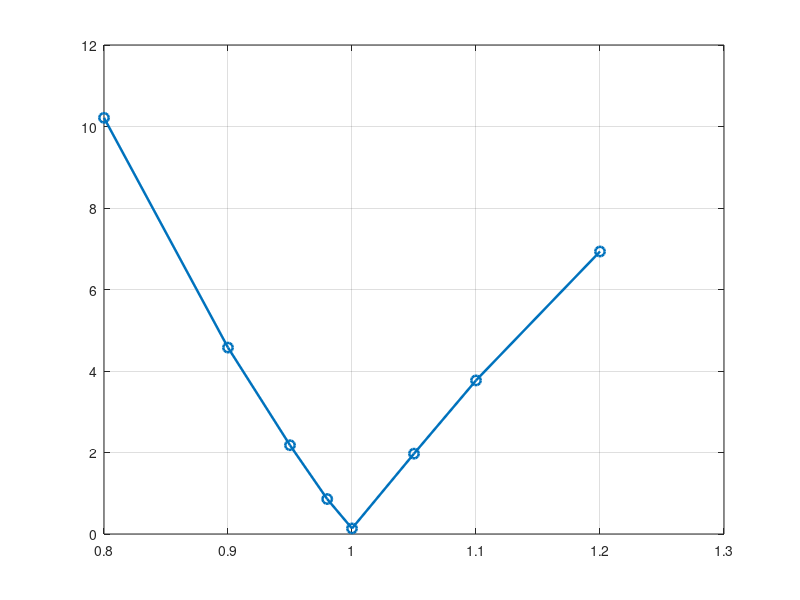

MATLAB code to generate this figure: (Note: this script raises an error after producing the figure.)

clear; clc; close all;

project_root = fileparts(fileparts(mfilename('fullpath')));
addpath(genpath(project_root));

out = fullfile(project_root, 'results', 'figures');
if ~exist(out, 'dir'), mkdir(out); end

%% 1. Joint-velocity execution mismatch

% Results from the completed alpha sweep
alpha = [0.80 0.90 0.95 0.98 1.00 1.05 1.10 1.20];
error_mm = [10.21300 4.574442 2.178637 0.858236 ...
    0.136550 1.971709 3.769085 6.932853];

figure('Color','w');
plot(alpha, error_mm, 'o-', 'LineWidth', 1.8, ...
    'MarkerSize', 7);
hold on; grid on; box on;

xline(1, 'k--', 'Ideal execution', ...
    'LabelVerticalAlignment','bottom');

xlabel('Joint-velocity execution scale \alpha');
ylabel('Final EE tracking-error norm (mm)');
title('Sensitivity to Joint-Velocity Execution Mismatch');

exportgraphics(gcf, fullfile(out, ...
    'ServoMismatch_final_error.png'), 'Resolution',300);


%% 2. Figure 3: unscaled vs 2x attitude feedback

cfg = paper_params();

% Original quaternion feedback (scale = 1)
nonzero_1 = simulate_plant(cfg);
zero_1 = simulate_zero_momentum_plant(cfg);

% Double the attitude-feedback gain in the controller and adaptation error
cfg.lambda_b = 2 * cfg.lambda_b;

nonzero_2 = simulate_plant(cfg);
zero_2 = simulate_zero_momentum_plant(cfg);

figure('Color','w');
hold on; grid on; box on;

plot(zero_1.t, rad2deg(zero_1.theta_b), ...
    'b-', 'LineWidth',1.5);

plot(zero_2.t, rad2deg(zero_2.theta_b), ...
    'b--', 'LineWidth',1.5);

plot(nonzero_1.t, rad2deg(nonzero_1.theta_b), ...
    'r-', 'LineWidth',1.5);

plot(nonzero_2.t, rad2deg(nonzero_2.theta_b), ...
    'r--', 'LineWidth',1.5);

xlabel('Time (s)');
ylabel('Spacecraft attitude (deg)');
title('Effect of Attitude-Feedback Scaling');

legend('Zero-momenta: 1x', 'Zero-momenta: 2x', ...
    'Nonzero-momenta: 1x', 'Nonzero-momenta: 2x', ...
    'Location','best');

xlim([0 8]);

exportgraphics(gcf, fullfile(out, ...
    'Fig3_scaling_comparison.png'), 'Resolution',300);

fprintf('\nBoth comparison figures saved to:\n%s\n', out);
